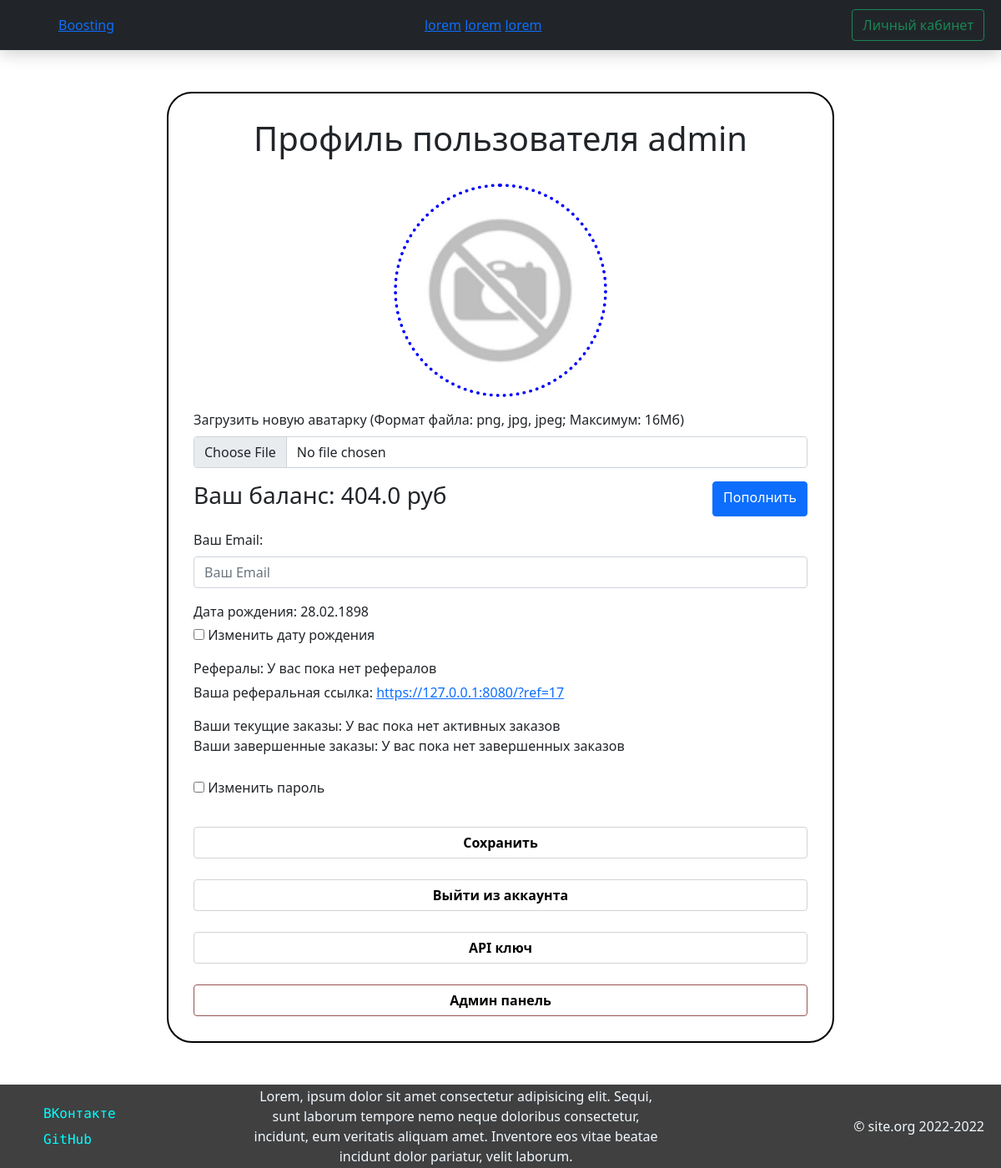
Before: /profile (signed in) with the older database file.
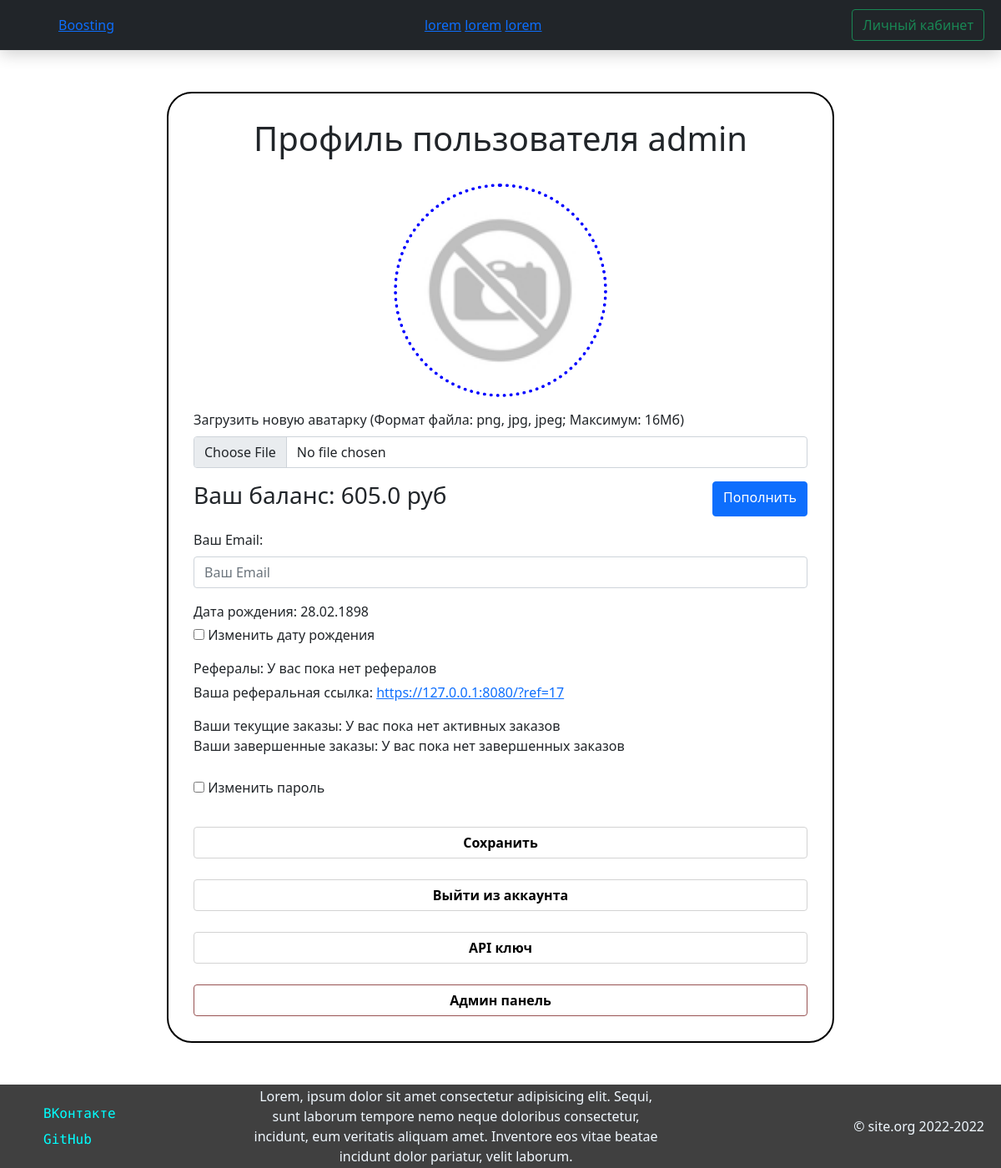
After: the same page with the newer database file.
### Site/models.py (models this page shows)
class User(db.Model, UserMixin, SerializerMixin):
    __tablename__ = 'user'
    id = db.Column(db.Integer, primary_key=True)
    login = db.Column(db.String, nullable=False, unique=True)
    email = db.Column(db.String, default="")
    password = db.Column(db.String, nullable=False)
    day = db.Column(db.Integer, nullable=False)
    month = db.Column(db.Integer, nullable=False)
    year = db.Column(db.Integer, nullable=False)
    parent = db.Column(db.Integer, default=-1)
    balance = db.Column(db.Float, default=0)
    orders_id = db.Column(db.String, default="")
    current_orders = db.Column(db.String, default="")
    admin_status = db.Column(db.Integer, default=0)
    is_banned = db.Column(db.Float, default=False)
    until = db.Column(db.String, default="")

### Site/routes.py (the view, shortened to what this page needs)
@app.route('/profile', methods=["GET", 'POST'])
@login_required
def profile():
    profile_id = request.args.get('user_id')
    superuser = None
    if profile_id:
        superuser = User.query.get(current_user.get_id())
    cur_user = User.query.get(current_user.get_id())
    if request.method == "POST":
        cur_email = current_user.email
        new_email = request.form.get("email")
        if cur_email != new_email:
            _p1, _p2 = new_email.split("@")
            def check_p1_email(p_test, not_allowed):
                arr_test = [p_test.startswith(i) for i in not_allowed] + [p_test.endswith(i) for i in not_allowed]
                print(arr_test)
                return any(arr_test)
            if check_p1_email(_p1, "./@#_*&") or _p2.count('.') != 1:
                flash('Неправильный формат почты')
            else:
                cur_user.email = new_email
        file = request.files.get('file')
        if file.filename:
            available = ['png', 'jpg', 'jpeg']
            file_res = file.filename.split('.')[-1]
            if file_res not in available:
                flash('Формат файла не поддерживается')
            else:
                img_location = 'Site/static/img/profile_images'
                if not os.path.isdir(img_location):
                    os.mkdir(img_location)
                new_file = f'{img_location}/{secure_filename(f"{current_user.get_id()}.png")}'
                file.save(new_file)
        if request.form.get('show-select'):
            day, month, year = [int(request.form.get(key)) for key in ["Day", "Month", "Year"]]
            if all([day, month, year]) and 1 <= day <= 31 and 1 <= month <= 12 and 1898 <= year <= 2022:
                if day > 29 and month == 2 and year % 4:
                    day = 28
                cur_user.day = day
                cur_user.month = month
                cur_user.year = year
            else:
                flash('Неправильная новая дата рождения')
        if request.form.get('change-password'):
            cur_pass, new_pass, new_pass2 = [request.form.get(f"pass{i}") for i in range(3)]
            print(cur_pass, new_pass, new_pass2)
            if check_password_hash(cur_user.password, cur_pass):
                if cur_pass == new_pass:
                    flash('Пароль не может совпадать с текущим')
                else:
                    cur_user.password = generate_password_hash(new_pass)
                    print('gud')
            else:
                flash('Введенный пароль не совпадает с текущим')
        db.session.commit()
        return redirect(url_for('profile'))
    else:
        p_image = url_for('static', filename=f'img/profile_images/{cur_user.id}.png')
        refs = ', '.join([user.login for user in User.query.filter_by(parent=cur_user.id).all()])
        refs = refs if refs else "У вас пока нет рефералов"
        current_orders = cur_user.current_orders if cur_user.current_orders else "У вас пока нет активных заказов"
        orders_id = cur_user.orders_id if cur_user.orders_id else "У вас пока нет завершенных заказов"
        try:
            birth = date(cur_user.year, cur_user.month, cur_user.day).strftime("%d.%m.%Y")
        except ValueError:
            birth = date(cur_user.year, cur_user.month, cur_user.day - 1).strftime("%d.%m.%Y")
            cur_user.day -= 1
            db.session.commit()
        if not os.path.exists("Site/" + p_image):
            p_image = DEFAULT_PROFILE_IMAGE
        return render_template('profile.html',
                               css=url_for('static', filename="css/profile.css"),
                               nickname=get_user_nick(),
                               user=cur_user,
                               profile_image=p_image,
                               birth=birth,
                               refs=refs,
                               ref_id=cur_user.id,
                               current_orders=current_orders,
                               completed_orders=orders_id)

### Site/auth.py (called while the page is built)
@login_manager.user_loader
def load_user(user_id):
    return User.query.get(user_id)

### Site/routes.py (called while the page is built)
def get_user_nick():
    try:
        nick = User.query.get(current_user.get_id()).login
    except AttributeError:
        nick = None
    return nick

### Site/templates/profile.html (shortened to what this page needs)
{% extends "base.html" %}
{% block head %}
    {{super()}}
    <link rel="stylesheet" href={{css|safe}}>
{% endblock %}
{% block container %}
    <div class="profile-container">
        <h1>Профиль пользователя {{user.login}}</h1>
        <form action="" class="profile" method="post", enctype="multipart/form-data" onsubmit="return validate_profile()">
            <div class="avatar">
                <img src="{{profile_image|safe}}" alt="" class="profile-image">
                <div class="mb-3">
                    <label for="formFile" class="form-label">Загрузить новую аватарку (Формат файла: png, jpg, jpeg; Максимум: 16Мб)</label>
                    <input class="form-control" type="file" id="formFile" name="file">
                </div>
            </div>
            <div class="balance mb-3">
                <h3>Ваш баланс: {{user.balance}} руб</h3>
                <a href="/topup" class="btn btn-primary" style="margin-left: 10px;">Пополнить</a>
            </div>
            <div class="email mb-3">
                <label for="email-input" class="form-label">Ваш Email:</label>
                <input name="email" type="email" id="email-input" class="form-control" placeholder="Ваш Email" value="{{user.email}}">
            </div>
            <div class="birth">
                <p style="margin-bottom: 0;">Дата рождения: {{birth}}</p>
                <div class="show-select-div mt-1 mb-3" >
                    <input type="checkbox" name="show-select" id="show-select">
                    <label for="show-select" id="show-select">Изменить дату рождения</label>
                </div>
            </div>
            <div class="referals mb-3" style="display: block;">
                <p style="margin-bottom: 0;">Рефералы: {{refs}}</p>
                <p style="margin-top: 5px;">Ваша реферальная ссылка: <a href="/?ref={{ref_id}}">https://127.0.0.1:8080/?ref={{ref_id}}</a></p>
            </div>
            <div class="orders mb-3">
                <div class="current-orders">
                    Ваши текущие заказы: {{current_orders}}
                </div>
                <div class="completed-orders">
                    Ваши завершенные заказы: {{completed_orders}}
                </div>
            </div>
            <div class="change-password">
                <input type="checkbox" name="change-password" id="change-password">
                <label for="change-password">Изменить пароль</label>
            </div>
            <button type="submit" class="submit-button">
                Сохранить
            </button>
        </form>
        <div class="buttons">
            <a href="/logout" class="submit-button a-button">Выйти из аккаунта</a>
            <a href="/apikey" class="submit-button a-button">API ключ</a>
            {% if user.admin_status > 0 %}
            <a href="/admin" class="submit-button a-button" style="border: 1px solid rgb(152, 83, 83);">Админ панель</a>
            {% endif %}
        </div>
    </div>
{% endblock %}

### Site/templates/base.html (shortened to what this page needs)
<!DOCTYPE html>
<html lang="en">
<head>
    {% block head %}
    <link href="{{url_for('static', filename='css/base.css')}}" rel="stylesheet">
    <link href="https://cdn.jsdelivr.net/npm/bootstrap@5.1.3/dist/css/bootstrap.min.css" rel="stylesheet">
    {% endblock %}
</head>
<body>
    <nav class="header navbar-dark bg-dark">
        <a href="/" class="logo"><img src="" alt="">Boosting</a>
        <ul class="mnu_top">
            <li><a href="/">lorem</a></li>
            <li><a href="/">lorem</a></li>
            <li><a href="/">lorem</a></li>
        </ul>
        <div class="login_top">
            {% if not user.login %}
            <a href="/login"><button class="btn btn-outline-success">Авторизация</button></a>
            {% else %}
            <a href="/profile"><button class="btn btn-outline-success">Личный кабинет</button></a>
            {% endif %}
        </div>
    </nav>
    <div class="container" style="padding: 0;">
        {% block container %}
        {% endblock %}
    </div>
    <footer class="endpage" style="padding: 0 20px;">
        <ul class="socials">
            <li><a href="https://vk.com/nelttjen">ВКонтакте</a></li>
            <li><a href="https://github.com/nelttjen">GitHub</a></li>
        </ul>
        <div class="information" style="display: block; width: 500px; text-align: center;">
            Lorem, ipsum dolor sit amet consectetur adipisicing elit. Sequi, sunt laborum tempore nemo neque doloribus consectetur, incidunt, eum veritatis aliquam amet. Inventore eos vitae beatae incidunt dolor pariatur, velit laborum.
        </div>
        <div class="copyright">
            © site.org 2022-2022
        </div>
    </footer>
</body>
</html>

### Site/static/css/base.css (style rules this page uses)
* { margin: 0; padding: 0; box-sizing: content-box; }
html { height: 100%; }
body { margin: 0; min-height: 100%; display: grid; grid-template-rows: auto 1fr auto; }
.header { min-width: 400px; width: 100%; height: 60px; box-shadow: 0 4px 20px rgba(0, 0, 0, .2); padding: 0.5rem 1.25rem; background-color: palegreen; display: flex; justify-content: space-between; align-items: center; }
.mnu_top { list-style-type: none; padding-left: 0; margin-bottom: 0; }
.mnu_top li { display: inline-block; }
.logo { margin-left: 50px; }
.endpage { width: 100%; height: 100px; background-color: rgba(0, 0, 0, .75); color: aliceblue; display: flex; justify-content: space-between; align-items: center; }
.socials { margin-top: 25px; width: 50px; height: 70px; list-style-type: none; }
.socials li { padding: 15% 0; }
.socials a { text-decoration: none; color: aqua; font-family: 'Red Hat Mono', monospace; }
.container { position: relative; }
.submit-button { margin-top: 25px; background-color: white; font-weight: 600; display: block; width: 100%; padding: 0.375rem 0.75rem; border: 1px solid lightgray; border-radius: 0.25rem; transition: 0.25s; }
.a-button { color: black; text-decoration: none; text-align: center; }

### Site/static/css/profile.css (style rules this page uses)
.profile-container { width: 800px; height: auto; border: 2px solid black; border-radius: 30px; margin: 50px auto; padding: 30px; }
.profile-container h1 { text-align: center; margin-bottom: 30px; }
.profile-image { width: 256px; height: 256px; border: 4px dotted blue; border-radius: 50%; display: block; margin: auto; margin-bottom: 15px; }
.balance { display: flex; justify-content: space-between; }
label { user-select: none; cursor: pointer; }
.change-password { display: block; }
.change-password label { margin: 10px 0; }

Changed rows visible on the page:
changed User "admin": balance "404.0" → "605.0"
